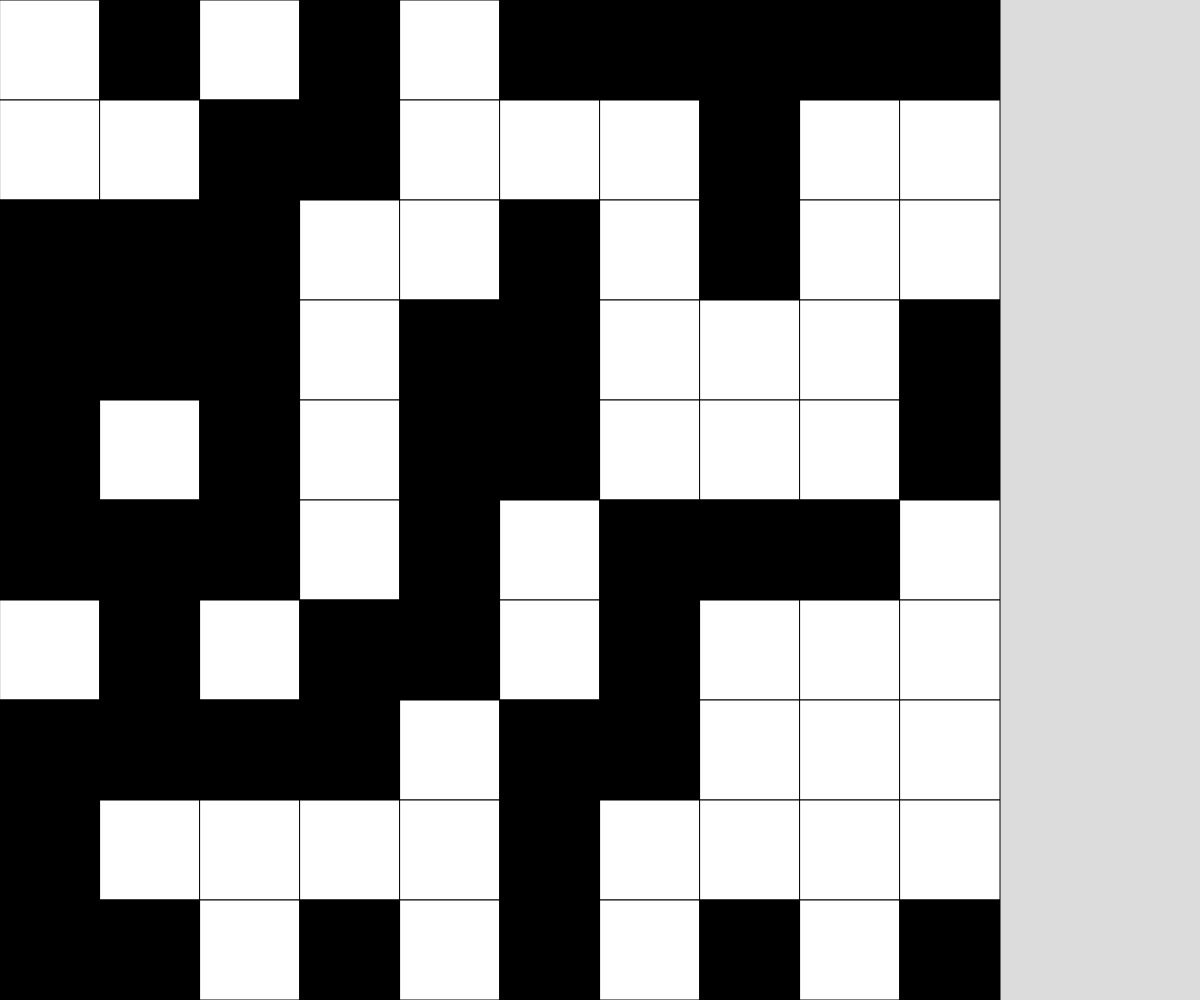
Frame 1 (no input)
Frame 60 (no input): identical to frame 1, image omitted
Frame 120 (the mouse pressed at the canvas centre since frame 60): identical to frame 1, image omitted

The p5.js sketch that drew this single still picture (run headless with seeded random() and noise() and a simulated clock; from frame 60 on, the mouse is pressed at the canvas centre):

// p5.js sketch
// ── sketch.js
// 2D Array Grid Demo
const SQUARE_DIMENSIONS = 10;
let MY_GRID;


let cellSize;



function setup() {
  
  let minimum = Math.min(windowWidth, windowHeight);
  createCanvas(windowWidth, windowHeight);

  cellSize = minimum / SQUARE_DIMENSIONS;

  MY_GRID = generateGrid(SQUARE_DIMENSIONS, SQUARE_DIMENSIONS);
}

function draw() {
  background(220);
  displayGrid();
}

function keyPressed() {
  if (key === "r") {
    grid = generateGrid(SQUARE_DIMENSIONS, SQUARE_DIMENSIONS);
  }
}

function generateGrid(cols, rows) {
  let newGrid = [];
  for (let y = 0; y<rows; y++) {
    newGrid.push([]);
    for (let x = 0; x<cols; x++) {
      let rand = random(0,100) < 50 ? 1 : 0;
      newGrid[y].push(rand);
    }
  }
  return newGrid;
}
 
function displayGrid() {
  for (let y = 0;y<SQUARE_DIMENSIONS ;y++) {
    for (let x = 0;x<SQUARE_DIMENSIONS ;x++) {
      let color = MY_GRID[y][x] === 0 ? "White" : "Black";
      fill(color);
      rect(x*cellSize,y*cellSize,cellSize,cellSize);
    }
  }
}
